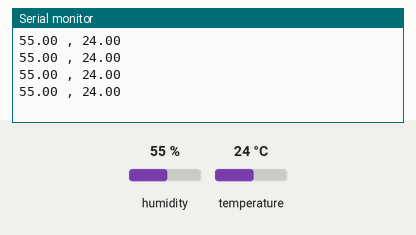
Recording of a sketch running on a simulated Arduino Uno, built with avr-gcc and run on an emulated ATmega328P. Shown: the last lines printed to the serial monitor. Inputs (shaded band) come from the test bench; at power-on: humidity 55 %, temperature 24 °C.

Above: at 1.2 s.
1.3 s: humidity set to 22 %
At 1.82 s:
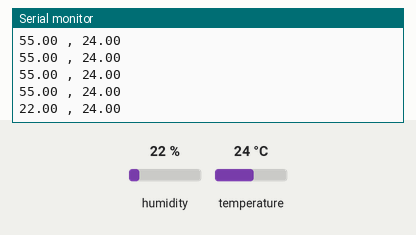
2.8 s: temperature set to 12 °C
At 3.09 s:
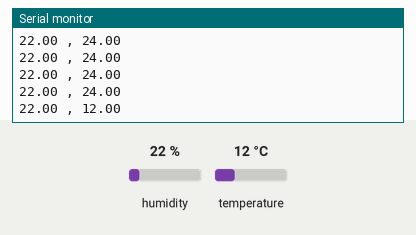
4.3 s: humidity set to 40 %
At 4.36 s:
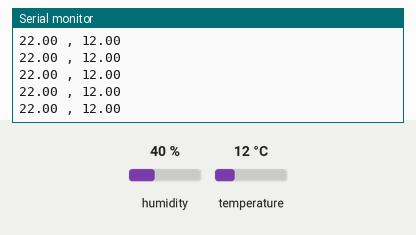
Timing chart, 0 to 7.3 s (numbered marks = the images above; inputs shaded):
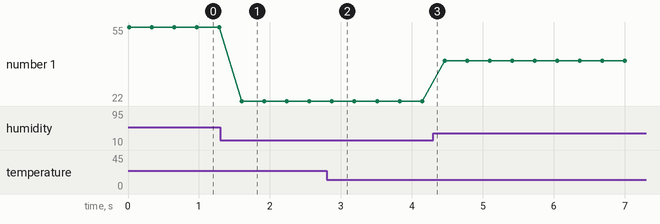

Measured:
- after the input at 1.3 s, the serial monitor: prints a new line after 0.30 s (image 1)
- after the input at 2.8 s, the serial monitor: prints a new line after 0.07 s (image 2)
- plotted number 1: 55 → 22 after the input at 1.3 s, 22 → 40 after the input at 4.3 s

The sketch:

proj13_Humidity_Temperature_sensor.ino
```cpp
#include "uFire_SHT20.h"
#include <Wire.h>
uFire_SHT20 sht20;
float currentH;
float currentT;
int i = 0;
float trigger = 2;
int sTime, timer;
float startTime, timerTime;
float derivative = 0;
float dT ;
int endPt = 5;
float start = 0;

void setup()
{
  Serial.begin(115200);
  Wire.begin();
  sht20.begin();
}

void loop()
{

  currentH = sht20.humidity();
  currentT = sht20.temperature();
//  Serial.print("Humidity: ");
  Serial.print(currentH);
  Serial.print(" , ");
//  Serial.print("Temperature: ");
  Serial.println(currentT);
//  delay(1000);
//  for(i=0; i < endPt; i++){
//    currentH[i] = sht20.humidity();
//    //Serial.print( currentH[i]);
//    //Serial.print(" , ");
//    if(i == 0){
//      start = millis();
//    }
//    if(i == (endPt-1)){
//      dT = (millis()-start)/1000;
//      //Serial.print(millis());
//    }
//  }
//   derivative = (currentH[i-1] - currentH[0])/dT ;
//   //Serial.print(start);
//   //Serial.print(dT); ////(show the dT)
//   //Serial.print(",");
//   Serial.println(derivative);
//
//   if (derivative >= trigger) {
//    sTime++;
//  }
//   if(sTime == 1){
//    startTime = millis();
//    timer++;
//  }
//  if(timer >0){
//    timerTime = (millis()- startTime)/1000;
//  }
//
//  //Serial.print(" , ");
//  //Serial.println(timerTime);
delay(300);
}
```
